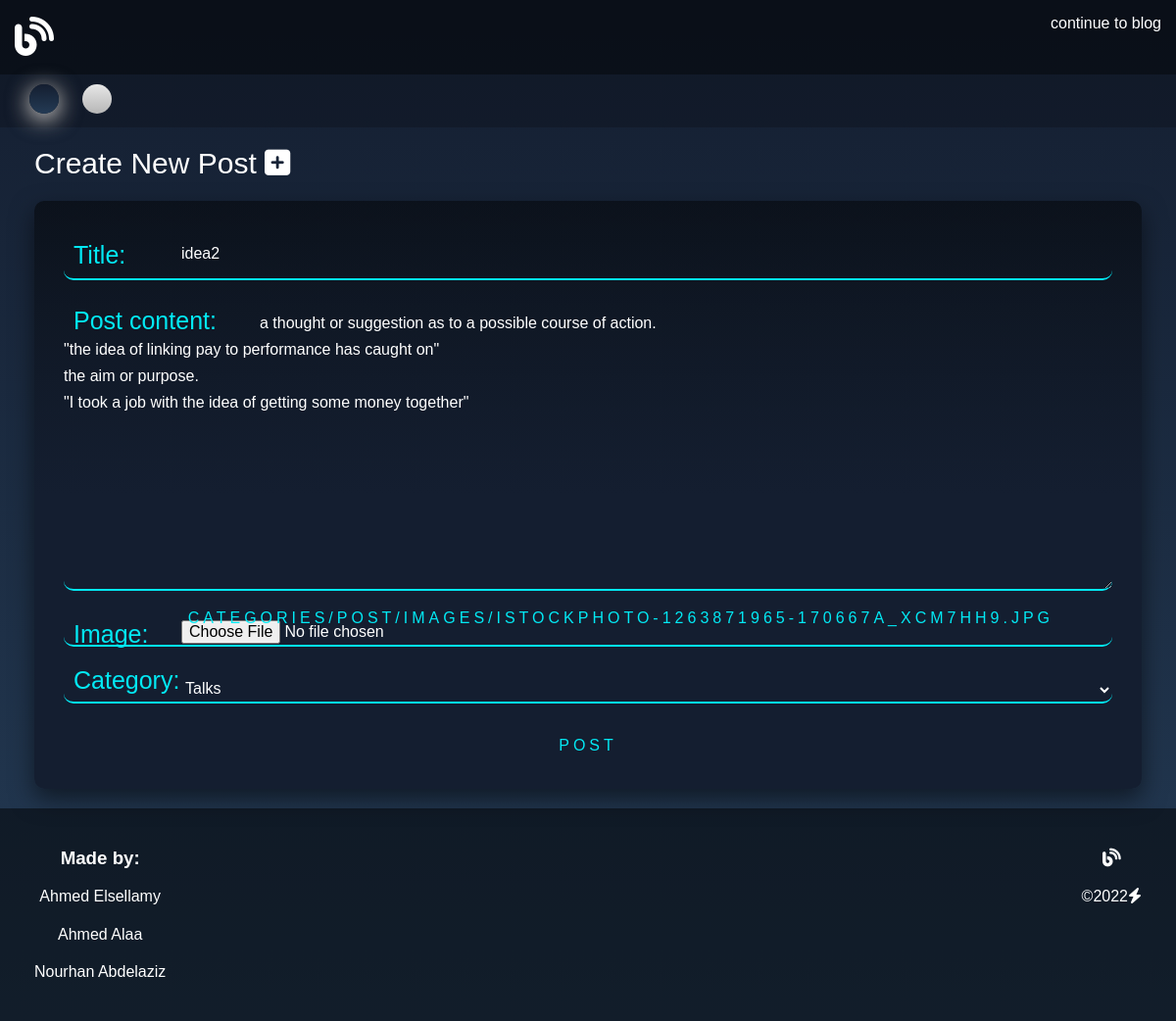
/categories/editpost/25 (signed in), run on the app's committed database.
### categories/models.py (models this page shows, shortened)
class Post(models.Model):
    post_title = models.CharField(
        max_length=20, null=False, verbose_name='title')
    post_image = models.ImageField(
        upload_to='categories/post/images/', null=True, verbose_name='image')
    post_content = models.TextField(null=True)
    post_category_id = models.ForeignKey(
        Category, on_delete=models.CASCADE, null=True, verbose_name='category')
    tags = TaggableManager()
    post_user_id = models.ForeignKey(
        User, on_delete=models.CASCADE, null=True, verbose_name='user')
    post_created_at = models.DateTimeField(auto_now_add=True, null=True)
    post_updated_at = models.DateTimeField(auto_now=True, null=True)
    likes = models.ManyToManyField(User, related_name='likes', blank=True)
    dislikes = models.ManyToManyField(
        User, related_name='dislikes', blank=True)

### categories/views.py (the view, shortened to what this page needs)
# urls.py: path('editpost/<int:pk>', PostUpdate.as_view(), name='edit-post'),
@method_decorator(staff_member_required, name='dispatch')
class PostUpdate(UpdateView):
    model = Post
    form_class = PostForm
    template_name = 'categories/posts/create_post.html'
    def dispatch(self, request, *args, **kwargs):
        obj = self.get_object()
        if obj.post_user_id != self.request.user:
            raise Http404("You are not allowed to edit this Post")
        return super(PostUpdate, self).dispatch(request, *args, **kwargs)

### categories/forms.py
class PostForm(forms.ModelForm):
    class Meta:
        model = Post
        fields = ('post_title', 'post_content', 'post_image', 'tags', 'post_category_id', )

### categories/models.py (called while the page is built)
    def __str__(self):
        return self.category_name

### templates/categories/posts/create_post.html (shortened to what this page needs)
{% extends 'global/base.html' %}
{% load static %}
{% block styles %}
<link rel="stylesheet" href="{% static 'categories/styles/post_styles.css' %}">
{% endblock %}
{% block continuetoblog %}
<p><a href="{% url 'home' %}" style="text-decoration: none; color:var(--text-color)">continue to blog</a></p>
{% endblock %}
{% block main %}
    <main>
        <div class="container">
            <h2>Create New Post <i class="fa-solid fa-square-plus"></i></h2>
            <div class="post-box">
                <form method="post" novalidate enctype="multipart/form-data">
                    {% include 'global/forms.html' %}
                    <button type="submit">
                        Post
                    </button>
            </form>
        </div>
    </div>
</main>
{% endblock %}

### templates/global/forms.html
{% load widget_tweaks %}
{% for field in form %}
<div class="user-box">
    {% if form.is_bound %}
        {% if field.errors %}
            {{ field }}
            {{ field.label_tag }}
            {% for error in field.errors %}
                <div class="error-message">
                    {{ error }}
                </div>
            {% endfor %}
        {% else %}
            {{ field }}
            {{ field.label_tag }}
        {% endif %}
    {% else %}
        {{ field }}
        {{ field.label_tag }}
    {% endif %}
</div>
{% endfor %}

### static/global/styles/main.css (style rules this page uses)
:root { --main-color: #03e9f4; --back-color-1: #141e30; --back-color-2: #243b55; --text-color: #fff; --box-color: rgba(0, 0, 0, 0.5); }
* { box-sizing: border-box; margin: 0; padding: 0; }
body { font-family: sans-serif; background: linear-gradient(var(--back-color-1), var(--back-color-2)); }
.container { margin-left: auto; margin-right: auto; padding-left: 10px; padding-right: 10px; }
@media (min-width: 576px) { .container { width: 570px; } }
@media (min-width: 768px) { .container { width: 750px; } }
@media (min-width: 992px) { .container { width: 980px; } }
@media (min-width: 1200px) { .container { width: 1190px; } }
main { position: relative; }

### static/categories/styles/post_styles.css (style rules this page uses)
main .container h2 { color: var(--text-color); padding: 20px 20px 0; font-size: 30px; font-weight: 500; }
main .container .post-box { padding: 20px; background: linear-gradient(var(--box-color), var(--back-color-1), var(--back-color-1)); box-shadow: 0 10px 25px var(--box-color); border-radius: 10px; -webkit-border-radius: 10px; -moz-border-radius: 10px; -ms-border-radius: 10px; -o-border-radius: 10px; margin: 20px; }
main .container .post-box form { height: 70vh; display: grid; grid-template-rows: 1.5fr 6.5fr 1fr 1fr 1fr; gap: 10px; }
main .container .post-box form .user-box { position: relative; }
main .container .post-box form .user-box input, main .container .post-box form .user-box textarea, main .container .post-box form .user-box select { height: calc(100% - 20px); margin: 10px; border: none; outline: none; background-color: transparent; border-radius: 10px; -webkit-border-radius: 10px; -moz-border-radius: 10px; -ms-border-radius: 10px; -o-border-radius: 10px; width: calc(100% - 20px); text-indent: 120px; color: var(--text-color); border-bottom: 2px solid var(--main-color); }
main .container .post-box form .user-box label { position: absolute; left: 20px; color: var(--main-color); font-size: 25px; }
main .container .post-box form .user-box textarea + label { top: 7px; }
main .container .post-box form .user-box input + label { top: 50%; transform: translateY(-50%); -webkit-transform: translateY(-50%); -moz-transform: translateY(-50%); -ms-transform: translateY(-50%); -o-transform: translateY(-50%); }
main .container .post-box form .user-box textarea { text-indent: 200px; line-height: 1.7; }
main .container .post-box form .user-box a { position: absolute; bottom: 20px; right: 50px; }
main .container .post-box form button, main .container .post-box form a { position: relative; display: inline-block; padding: 10px 20px; background: transparent; color: var(--main-color); font-size: 16px; text-decoration: none; text-transform: uppercase; border: none; outline: none; overflow: hidden; transition: .5s; letter-spacing: 4px; text-align: center; }

### data on the page
Post: form "idea2" "a thought or suggestion as to a possible course of action. \"the idea of linking pay to performance has caught on\" the aim or purpose. \"I took a job with the idea of getting some money together\"" "Talks"

### other printed values
{{ field.label_tag }} "Title:" "Post content:" "Image:" "Category:"
